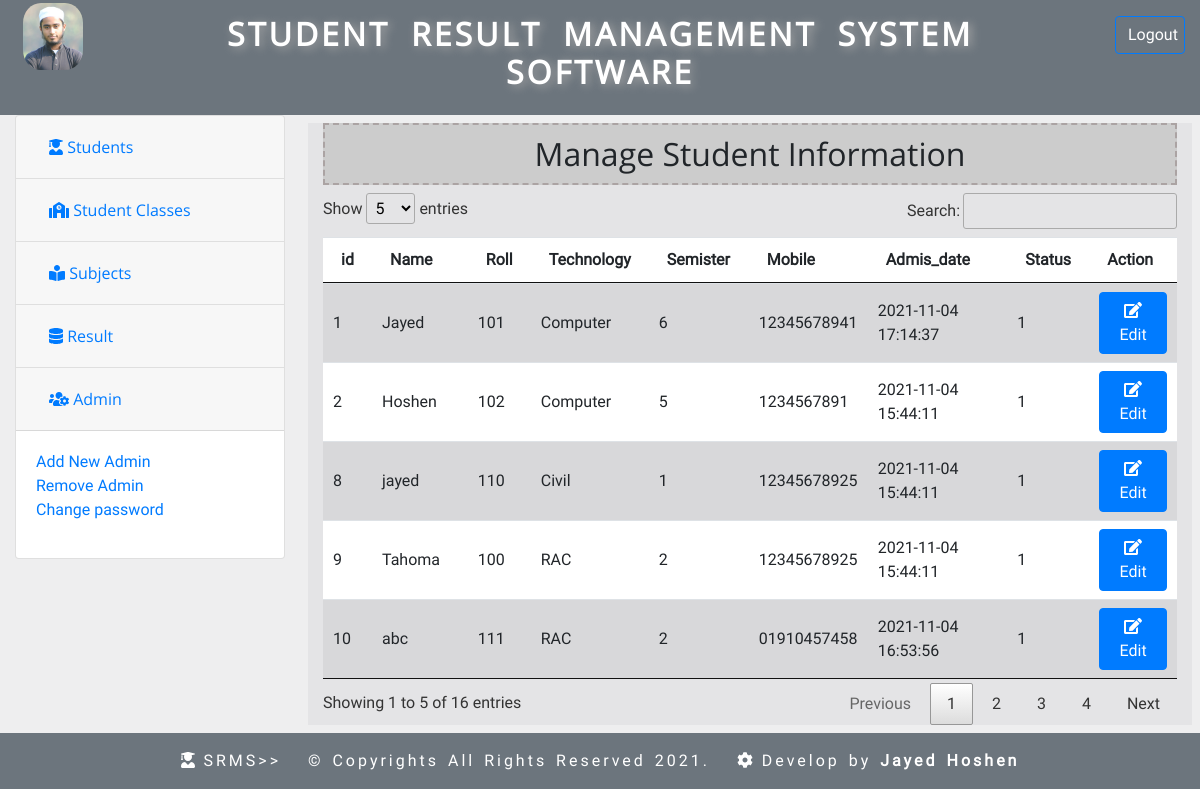
Screenshot of /manage_student.php (signed in) with the database file from the repository.
### tables this page shows
CREATE TABLE `student_info` (
  `id` int(11) NOT NULL,
  `name` varchar(100) NOT NULL,
  `roll` int(11) NOT NULL,
  `do_birth` date NOT NULL,
  `tech` varchar(100) NOT NULL,
  `sem` tinyint(1) NOT NULL,
  `address` varchar(255) NOT NULL,
  `mobile` varchar(11) NOT NULL,
  `status` tinyint(1) NOT NULL,
  `reg_date` timestamp NOT NULL DEFAULT CURRENT_TIMESTAMP ON UPDATE CURRENT_TIMESTAMP
);

### manage_student.php (the view, shortened to what this page needs)
<?php include_once('./inc/header.php'); ?>
<h2 class="page_title">Manage Student Information</h2>
<div class="management_table table-responsive">
    <table class="table table-striped table-hover" id="manageTable">
        <thead style="background-color:#FFFFFF;">
            <tr>
                <th>id</th>
                <th>Name</th>
                <th>Roll</th>
                <th>Technology</th>
                <th>Semister</th>
                <th>Mobile</th>
                <th>Admis_date</th>
                <th>Status</th>
                <th>Action</th>
            </tr>
        </thead>
        <tbody>
            <?php
                $query = "SELECT * FROM student_info ORDER BY sem ASC, tech ASC, roll ASC";
                $result = mysqli_query($connection, $query);
                if (mysqli_num_rows($result) > 0) {
                    while ($row = mysqli_fetch_assoc($result)) {
                        $data = '';
                        $data .= '<tr>';
                        $data .= '<td>'.$row['id'].'</td>';
                        $data .= '<td>'.$row['name'].'</td>';
                        $data .= '<td>'.$row['roll'].'</td>';
                        $data .= '<td>'.$row['tech'].'</td>';
                        $data .= '<td>'.$row['sem'].'</td>';
                        $data .= '<td>'.$row['mobile'].'</td>';
                        $data .= '<td>'.$row['reg_date'].'</td>';
                        $data .= '<td>'.$row['status'].'</td>';
                        $data .= '<td>'.'<form action="edit_student.php" method="post">
                        <input type="hidden" name="stdid" value="'.$row['id'].'">
                        <button type="submit" class="btn btn-primary" style="cursor:pointer;">
                        <i class="fa fa-edit"></i> Edit</button></form>'.'</td>';
                        $data .= '</tr>';
                        echo $data;
                    }
                }
            ?>
        </tbody>
    </table>
</div>
<?php include_once('./inc/footer.php'); ?>

### inc/header.php (shortened to what this page needs)
<!DOCTYPE html>
<html lang="en">
   <head>
		<link rel="stylesheet" href="./asset/css/bootstrap.min.css">
	  	<link rel="stylesheet" href="./asset/css/all.min.css">
        <link rel="stylesheet" href="./asset/css/jquery.dataTables.min.css">
	  	<link rel="stylesheet" href="./asset/css/custom.css">
   </head>
   <body>
        <div id="header_wrapper" class="container-fluid bg-secondary">
            <div class="row">
                <div class="col-lg-1">
                    <div class="logo">
                        <a href="index.php">
                            <img src="./asset/img/admin_profile.jpg" alt="Admin Logo">
                        </a>
                    </div>
                </div>
                <div class="col-lg-10">
                    <div class="middle_content text-center">
                        <h2>Student Result Management System Software</h2>
                    </div>
                </div>
                <div class="col-lg-1">
                    <div class="log_out_btn">
                        <a class="btn btn-outline-primary w-100 text-white my-3" href="logout.php">Logout</a>
                    </div>
                </div>
            </div>
        </div>
        <div id="side_menu_wrapper" class="container-fluid">
            <div class="row">
                <?php include_once('./inc/sidebar.php'); ?>
                <div class="col-lg-9">
                    <div class="container-fluid p-2">
                        <div class="row">
                            <div class="col-lg-12 py-0">

### inc/sidebar.php (shortened to what this page needs)
<div class="col-lg-3">
    <div class="accordion" id="accordionExample">
        <div class="card">
            <div class="card-header" id="headingTwo">
                <h2 class="mb-0">
                    <button class="btn btn-link btn-block text-left collapsed" type="button" data-toggle="collapse" data-target="#collapseTwo" aria-expanded="false" aria-controls="collapseTwo">
                    <i class="fas fa-user-graduate"></i> Students
                    </button>
                </h2>
            </div>
        </div>
        <div class="card">
            <div class="card-header" id="headingThree">
                <h2 class="mb-0">
                    <button class="btn btn-link btn-block text-left collapsed" type="button" data-toggle="collapse" data-target="#collapseThree" aria-expanded="false" aria-controls="collapseThree">
                    <i class="fas fa-school"></i> Student Classes
                    </button>
                </h2>
            </div>
        </div>
        <div class="card">
            <div class="card-header" id="headingFour">
                <h2 class="mb-0">
                    <button class="btn btn-link btn-block text-left collapsed" type="button" data-toggle="collapse" data-target="#collapseFour" aria-expanded="false" aria-controls="collapseFour">
                    <i class="fas fa-book-reader"></i> Subjects
                    </button>
                </h2>
            </div>
        </div>
        <div class="card">
            <div class="card-header" id="headingFive">
                <h2 class="mb-0">
                    <button class="btn btn-link btn-block text-left collapsed" type="button" data-toggle="collapse" data-target="#collapseFive" aria-expanded="false" aria-controls="collapseFive">
                    <i class="fas fa-database"></i> Result
                    </button>
                </h2>
            </div>
        </div>
        <div class="card">
            <div class="card-header" id="headingOne">
                <h2 class="mb-0">
                    <button class="btn btn-link btn-block text-left" type="button" data-toggle="collapse" data-target="#collapseOne" aria-expanded="true" aria-controls="collapseOne">
                    <i class="fas fa-users-cog"></i> Admin
                    </button>
                </h2>
            </div>
            <div id="collapseOne" class="collapse show" aria-labelledby="headingOne" data-parent="#accordionExample">
                <div class="card-body">
                    <ul>
                        <li><a href="#">Add New Admin</a></li>
                        <li><a href="#">Remove Admin</a></li>
                        <li><a href="#">Change password</a></li>
                    </ul>
                </div>
            </div>
        </div>
    </div>
</div>

### inc/footer.php (shortened to what this page needs)
    </div></div></div></div></div></div>
    <div id="footer_wrapper" class="container-fluid text-center bg-secondary">
        <div class="row">
            <div class="col-lg-12">
                <div class="footer_wrapper text-white py-3">
                    <i class="fas fa-user-graduate"></i> SRMS>>&nbsp;&nbsp;
                    &copy; Copyrights All Rights Reserved 2021. &nbsp;
                    <i class="fa fa-cog fa-spin"></i>
                    Develop by <strong> Jayed Hoshen</strong>
                </div>
            </div>
        </div>
    </div>
</body>
</html>

### asset/css/custom.css (style rules this page uses)
* { margin: 0; padding: 0; box-sizing: border-box; }
h1, h2, h3, h4, h5 { font-family: 'opensansRegular'; }
p, body { font-family: 'robotoRegular'; }
a, a:hover { text-decoration: none; }
ul, ol { list-style: none; }
#header_wrapper .logo { width: 60px; margin: auto; }
#header_wrapper .logo a img { width: 100%; border-radius: 30%; margin: 3px; }
#header_wrapper .middle_content h2 { padding: 15px; font-size: 32px; font-weight: bold; word-spacing: 10px; letter-spacing: 3px; text-transform: uppercase; color: rgb(255 255 255); text-shadow: 3px 2px 10px rgb(168, 168, 168); }
#side_menu_wrapper .row { background-color: rgb(210 212 214 / 39%); }
h2.page_title { padding: 10px 20px; text-align: center; border: 2px dashed #aba3a3; background-color: #ccc; }
#footer_wrapper { word-spacing: 2px; letter-spacing: 3px; }

### rows the page displays
student_info: id "8", name "jayed", roll "110", tech "Civil", sem "1", mobile "12345678925", reg_date "2021-11-04 15:44:11", status "1"
student_info: id "9", name "Tahoma", roll "100", tech "RAC", sem "2", mobile "12345678925", reg_date "2021-11-04 15:44:11", status "1"
student_info: id "10", name "abc", roll "111", tech "RAC", sem "2", mobile "01910457458", reg_date "2021-11-04 16:53:56", status "1"
student_info: id "2", name "Hoshen", roll "102", tech "Computer", sem "5", mobile "1234567891", reg_date "2021-11-04 15:44:11", status "1"
student_info: id "1", name "Jayed", roll "101", tech "Computer", sem "6", mobile "12345678941", reg_date "2021-11-04 17:14:37", status "1"
